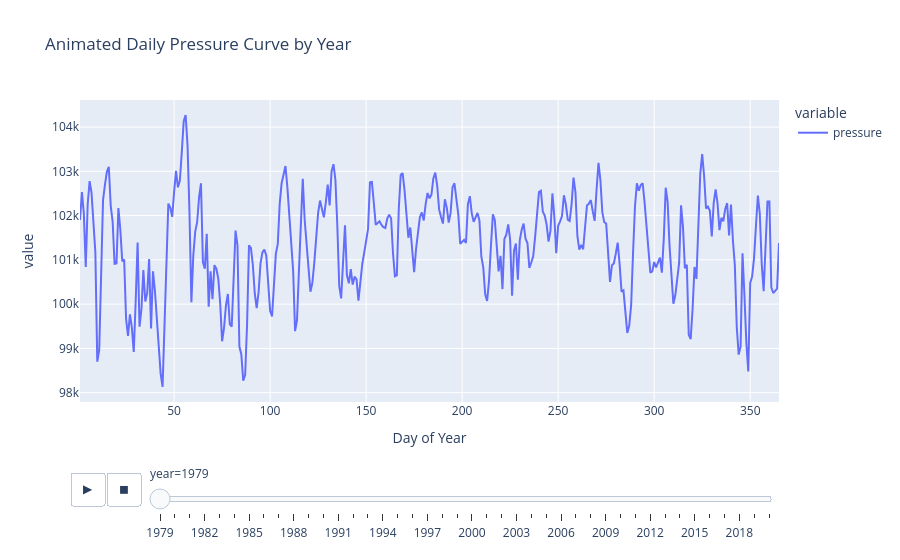

The notebook cell saved with this chart:
### Code cell
fig = px.line(df, x="day", y=["pressure"], animation_frame="year", title="Animated Daily Pressure Curve by Year",
              labels={"pressure": "Pressure (Pa)", "day": "Day of Year"})
fig.show()

### Figure 1 — Plotly figure (JSON) as saved in the notebook; plotly's stock layout.template omitted (floating-point values rounded to 4 significant figures; data arrays with more than 128 entries replaced by an {"elided": "..."} marker saying what was removed)
{"data": [{"hovertemplate": "variable=pressure<br>year=1979<br>Day of Year=%{x}<br>value=%{y}<extra></extra>", "legendgroup": "pressure", "line": {"color": "#636efa", "dash": "solid"}, "marker": {"symbol": "circle"}, "mode": "lines", "name": "pressure", "orientation": "v", "showlegend": true, "type": "scatter", "x": {"elided": "364 int values"}, "xaxis": "x", "y": {"elided": "364 float values"}, "yaxis": "y"}], "layout": {"legend": {"title": {"text": "variable"}, "tracegroupgap": 0}, "sliders": [{"active": 0, "currentvalue": {"prefix": "year="}, "len": 0.9, "pad": {"b": 10, "t": 60}, "steps": [{"args": [["1979"], {"frame": {"duration": 0, "redraw": false}, "fromcurrent": true, "mode": "immediate", "transition": {"duration": 0, "easing": "linear"}}], "label": "1979", "method": "animate"}, {"args": [["1980"], {"frame": {"duration": 0, "redraw": false}, "fromcurrent": true, "mode": "immediate", "transition": {"duration": 0, "easing": "linear"}}], "label": "1980", "method": "animate"}, {"args": [["1981"], {"frame": {"duration": 0, "redraw": false}, "fromcurrent": true, "mode": "immediate", "transition": {"duration": 0, "easing": "linear"}}], "label": "1981", "method": "animate"}, {"args": [["1982"], {"frame": {"duration": 0, "redraw": false}, "fromcurrent": true, "mode": "immediate", "transition": {"duration": 0, "easing": "linear"}}], "label": "1982", "method": "animate"}, {"args": [["1983"], {"frame": {"duration": 0, "redraw": false}, "fromcurrent": true, "mode": "immediate", "transition": {"duration": 0, "easing": "linear"}}], "label": "1983", "method": "animate"}, {"args": [["1984"], {"frame": {"duration": 0, "redraw": false}, "fromcurrent": true, "mode": "immediate", "transition": {"duration": 0, "easing": "linear"}}], "label": "1984", "method": "animate"}, {"args": [["1985"], {"frame": {"duration": 0, "redraw": false}, "fromcurrent": true, "mode": "immediate", "transition": {"duration": 0, "easing": "linear"}}], "label": "1985", "method": "animate"}, {"args": [["1986"], {"frame": {"duration": 0, "redraw": false}, "fromcurrent": true, "mode": "immediate", "transition": {"duration": 0, "easing": "linear"}}], "label": "1986", "method": "animate"}, {"args": [["1987"], {"frame": {"duration": 0, "redraw": false}, "fromcurrent": true, "mode": "immediate", "transition": {"duration": 0, "easing": "linear"}}], "label": "1987", "method": "animate"}, {"args": [["1988"], {"frame": {"duration": 0, "redraw": false}, "fromcurrent": true, "mode": "immediate", "transition": {"duration": 0, "easing": "linear"}}], "label": "1988", "method": "animate"}, {"args": [["1989"], {"frame": {"duration": 0, "redraw": false}, "fromcurrent": true, "mode": "immediate", "transition": {"duration": 0, "easing": "linear"}}], "label": "1989", "method": "animate"}, {"args": [["1990"], {"frame": {"duration": 0, "redraw": false}, "fromcurrent": true, "mode": "immediate", "transition": {"duration": 0, "easing": "linear"}}], "label": "1990", "method": "animate"}, {"args": [["1991"], {"frame": {"duration": 0, "redraw": false}, "fromcurrent": true, "mode": "immediate", "transition": {"duration": 0, "easing": "linear"}}], "label": "1991", "method": "animate"}, {"args": [["1992"], {"frame": {"duration": 0, "redraw": false}, "fromcurrent": true, "mode": "immediate", "transition": {"duration": 0, "easing": "linear"}}], "label": "1992", "method": "animate"}, {"args": [["1993"], {"frame": {"duration": 0, "redraw": false}, "fromcurrent": true, "mode": "immediate", "transition": {"duration": 0, "easing": "linear"}}], "label": "1993", "method": "animate"}, {"args": [["1994"], {"frame": {"duration": 0, "redraw": false}, "fromcurrent": true, "mode": "immediate", "transition": {"duration": 0, "easing": "linear"}}], "label": "1994", "method": "animate"}, {"args": [["1995"], {"frame": {"duration": 0, "redraw": false}, "fromcurrent": true, "mode": "immediate", "transition": {"duration": 0, "easing": "linear"}}], "label": "1995", "method": "animate"}, {"args": [["1996"], {"frame": {"duration": 0, "redraw": false}, "fromcurrent": true, "mode": "immediate", "transition": {"duration": 0, "easing": "linear"}}], "label": "1996", "method": "animate"}, {"args": [["1997"], {"frame": {"duration": 0, "redraw": false}, "fromcurrent": true, "mode": "immediate", "transition": {"duration": 0, "easing": "linear"}}], "label": "1997", "method": "animate"}, {"args": [["1998"], {"frame": {"duration": 0, "redraw": false}, "fromcurrent": true, "mode": "immediate", "transition": {"duration": 0, "easing": "linear"}}], "label": "1998", "method": "animate"}, {"args": [["1999"], {"frame": {"duration": 0, "redraw": false}, "fromcurrent": true, "mode": "immediate", "transition": {"duration": 0, "easing": "linear"}}], "label": "1999", "method": "animate"}, {"args": [["2000"], {"frame": {"duration": 0, "redraw": false}, "fromcurrent": true, "mode": "immediate", "transition": {"duration": 0, "easing": "linear"}}], "label": "2000", "method": "animate"}, {"args": [["2001"], {"frame": {"duration": 0, "redraw": false}, "fromcurrent": true, "mode": "immediate", "transition": {"duration": 0, "easing": "linear"}}], "label": "2001", "method": "animate"}, {"args": [["2002"], {"frame": {"duration": 0, "redraw": false}, "fromcurrent": true, "mode": "immediate", "transition": {"duration": 0, "easing": "linear"}}], "label": "2002", "method": "animate"}, {"args": [["2003"], {"frame": {"duration": 0, "redraw": false}, "fromcurrent": true, "mode": "immediate", "transition": {"duration": 0, "easing": "linear"}}], "label": "2003", "method": "animate"}, {"args": [["2004"], {"frame": {"duration": 0, "redraw": false}, "fromcurrent": true, "mode": "immediate", "transition": {"duration": 0, "easing": "linear"}}], "label": "2004", "method": "animate"}, {"args": [["2005"], {"frame": {"duration": 0, "redraw": false}, "fromcurrent": true, "mode": "immediate", "transition": {"duration": 0, "easing": "linear"}}], "label": "2005", "method": "animate"}, {"args": [["2006"], {"frame": {"duration": 0, "redraw": false}, "fromcurrent": true, "mode": "immediate", "transition": {"duration": 0, "easing": "linear"}}], "label": "2006", "method": "animate"}, {"args": [["2007"], {"frame": {"duration": 0, "redraw": false}, "fromcurrent": true, "mode": "immediate", "transition": {"duration": 0, "easing": "linear"}}], "label": "2007", "method": "animate"}, {"args": [["2008"], {"frame": {"duration": 0, "redraw": false}, "fromcurrent": true, "mode": "immediate", "transition": {"duration": 0, "easing": "linear"}}], "label": "2008", "method": "animate"}, {"args": [["2009"], {"frame": {"duration": 0, "redraw": false}, "fromcurrent": true, "mode": "immediate", "transition": {"duration": 0, "easing": "linear"}}], "label": "2009", "method": "animate"}, {"args": [["2010"], {"frame": {"duration": 0, "redraw": false}, "fromcurrent": true, "mode": "immediate", "transition": {"duration": 0, "easing": "linear"}}], "label": "2010", "method": "animate"}, {"args": [["2011"], {"frame": {"duration": 0, "redraw": false}, "fromcurrent": true, "mode": "immediate", "transition": {"duration": 0, "easing": "linear"}}], "label": "2011", "method": "animate"}, {"args": [["2012"], {"frame": {"duration": 0, "redraw": false}, "fromcurrent": true, "mode": "immediate", "transition": {"duration": 0, "easing": "linear"}}], "label": "2012", "method": "animate"}, {"args": [["2013"], {"frame": {"duration": 0, "redraw": false}, "fromcurrent": true, "mode": "immediate", "transition": {"duration": 0, "easing": "linear"}}], "label": "2013", "method": "animate"}, {"args": [["2014"], {"frame": {"duration": 0, "redraw": false}, "fromcurrent": true, "mode": "immediate", "transition": {"duration": 0, "easing": "linear"}}], "label": "2014", "method": "animate"}, {"args": [["2015"], {"frame": {"duration": 0, "redraw": false}, "fromcurrent": true, "mode": "immediate", "transition": {"duration": 0, "easing": "linear"}}], "label": "2015", "method": "animate"}, {"args": [["2016"], {"frame": {"duration": 0, "redraw": false}, "fromcurrent": true, "mode": "immediate", "transition": {"duration": 0, "easing": "linear"}}], "label": "2016", "method": "animate"}, {"args": [["2017"], {"frame": {"duration": 0, "redraw": false}, "fromcurrent": true, "mode": "immediate", "transition": {"duration": 0, "easing": "linear"}}], "label": "2017", "method": "animate"}, {"args": [["2018"], {"frame": {"duration": 0, "redraw": false}, "fromcurrent": true, "mode": "immediate", "transition": {"duration": 0, "easing": "linear"}}], "label": "2018", "method": "animate"}, {"args": [["2019"], {"frame": {"duration": 0, "redraw": false}, "fromcurrent": true, "mode": "immediate", "transition": {"duration": 0, "easing": "linear"}}], "label": "2019", "method": "animate"}, {"args": [["2020"], {"frame": {"duration": 0, "redraw": false}, "fromcurrent": true, "mode": "immediate", "transition": {"duration": 0, "easing": "linear"}}], "label": "2020", "method": "animate"}], "x": 0.1, "xanchor": "left", "y": 0, "yanchor": "top"}], "title": {"text": "Animated Daily Pressure Curve by Year"}, "updatemenus": [{"buttons": [{"args": [null, {"frame": {"duration": 500, "redraw": false}, "fromcurrent": true, "mode": "immediate", "transition": {"duration": 500, "easing": "linear"}}], "label": "&#9654;", "method": "animate"}, {"args": [[null], {"frame": {"duration": 0, "redraw": false}, "fromcurrent": true, "mode": "immediate", "transition": {"duration": 0, "easing": "linear"}}], "label": "&#9724;", "method": "animate"}], "direction": "left", "pad": {"r": 10, "t": 70}, "showactive": false, "type": "buttons", "x": 0.1, "xanchor": "right", "y": 0, "yanchor": "top"}], "xaxis": {"anchor": "y", "domain": [0, 1], "title": {"text": "Day of Year"}}, "yaxis": {"anchor": "x", "domain": [0, 1], "title": {"text": "value"}}}}
